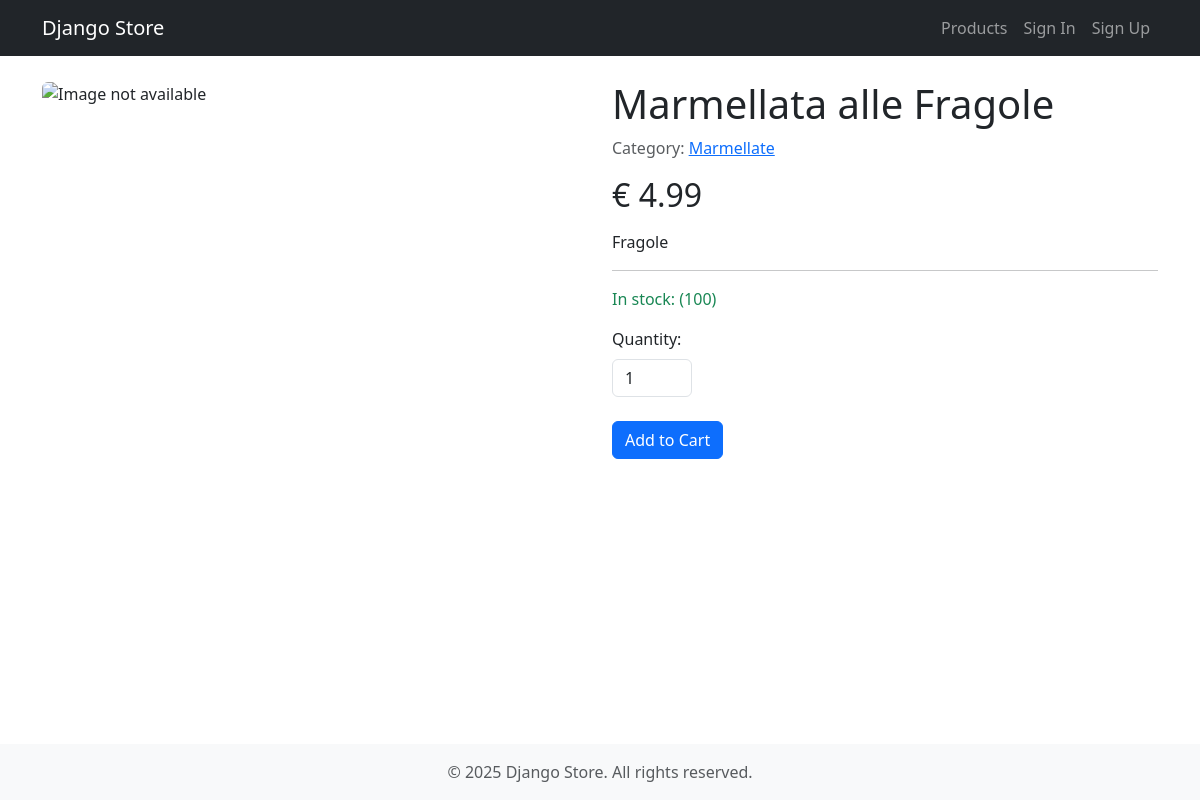
/products/marmellata-alle-fragole, run on the app's committed database.
### products/models.py (models this page shows, shortened)
class Product(models.Model):
    name = models.CharField(
        max_length=255,
        verbose_name="Product Name"
    )
    slug = models.SlugField(
        max_length=120,
        unique=True,
        blank=True,
        help_text="Automatically generated slug from the name"
    )
    description = models.TextField(
        blank=True,
        null=True,
        verbose_name="Description"
    )
    price = models.DecimalField(
        max_digits=10,
        decimal_places=2,
        verbose_name="Price"
    )
    stock = models.PositiveIntegerField(
        default=0,
        verbose_name="Stock quantity"
    )
    image = models.ImageField(
        upload_to='products/',
        blank=True,
        null=True,
        verbose_name="Product Image"
    )
    category = models.ForeignKey(
        Category,
        related_name='products',
        on_delete=models.SET_NULL, # If category is eliminated, the product is not removed
        null=True,
        blank=True, # Optional
        verbose_name="Category"
    )
    class Meta:
        verbose_name = "Product"
        verbose_name_plural = "Products"
        ordering = ['name']

class Category(models.Model):
    name = models.CharField(
        max_length=100,
        unique=True,
        verbose_name="Category"
    )
    slug = models.SlugField(
        max_length=120,
        unique=True,
        blank=True,
        help_text="Automatically generated slug from the name"
    )
    class Meta:
        verbose_name = "Category"
        verbose_name_plural = "Categories"
        ordering = ['name']

### products/views.py (the view)
# urls.py: path('products/<slug:product_slug>', ProductDetailsView.as_view(), name='product_details'),
class ProductDetailsView(DetailView):
    model = Product
    template_name = 'product_details.html'
    context_object_name = 'product'
    slug_field = 'slug'
    slug_url_kwarg = 'product_slug'

### products/templates/product_details.html (shortened to what this page needs)
{% extends 'base.html' %}
{% load static %}
{% block content %}
    <div class="container">
        <div class="row">
            <div class="col-md-6">
                {% if product.image %}
                    <img src="{{ product.image.url }}" class="img-fluid rounded" alt="{{ product.name }}">
                {% else %}
                    <img src="{% static 'images/placeholder.svg' %}" class="img-fluid rounded" alt="Image not available">
                {% endif %}
            </div>
            <div class="col-md-6">
                <h1>{{ product.name }}</h1>
                {% if product.category %}
                    <p class="text-muted">
                        Category: <a href="{% url 'products:product_list_filtered' product.category.slug %}">{{ product.category.name }}</a>
                    </p>
                {% endif %}
                <h2 class="my-3">€ {{ product.price }}</h2>
                <p class="lead">{{ product.description|linebreaks }}</p>
                <hr>
                {% if product.stock > 0 %}
                    <p class="text-success">In stock: ({{ product.stock }})</p>
                    <form action="{% url 'cart:cart_add' product.id %}" method="post">
                        <div class="me-3">
                            <label for="quantity" class="form-label">Quantity:</label>
                            <input type="number" name="quantity" id="quantity" value="1" min="1" max="{{ product.stock }}" class="form-control" style="width: 80px;">
                        </div>
                        <br>
                        <button type="submit" class="btn btn-primary">Add to Cart</button>
                    </form>
                {% else %}
                    <p class="text-danger">Out of stock</p>
                {% endif %}
            </div>
        </div>
    </div>
{% endblock content %}

### data on the page
Product: name "Marmellata alle Fragole", category.name "Marmellate", price "4.99", description "Fragole", stock "100"
